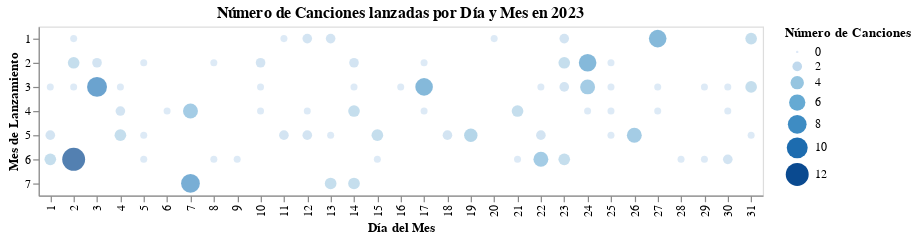

Write notebook code for a chart like this one.
### Code cell
# Agrupar el DataFrame por mes y día, y contar el número de canciones
grouped_df = df.groupby(['released_month', 'released_day']).size().reset_index(name='count')

# Generar gráfico de burbuja
bubble_chart = alt.Chart(grouped_df).mark_circle().encode(
    x=alt.X('released_day:O', title='Día del Mes'),
    y=alt.Y('released_month:O', title='Mes de Lanzamiento'),
    size=alt.Size('count:Q', title='Número de Canciones'),
    color=alt.Color('count:Q', scale=alt.Scale(scheme='blues'), legend=alt.Legend(title="Número de Canciones")),
    tooltip=['released_month', 'released_day', 'count']
).properties(
    title="Número de Canciones lanzadas por Día y Mes en 2023",
    width=600
)

# Imprimir el gráfico de burbuja
bubble_chart

### Figure 1 — Vega-Lite specification as saved in the notebook (floating-point values rounded to 4 significant figures)
{"config": {"view": {"continuousWidth": 400, "continuousHeight": 300}}, "data": {"name": "data-80125501683b7771240167ce7e19cd5b"}, "mark": "circle", "encoding": {"color": {"field": "count", "legend": {"title": "Número de Canciones"}, "scale": {"scheme": "blues"}, "type": "quantitative"}, "size": {"field": "count", "title": "Número de Canciones", "type": "quantitative"}, "tooltip": [{"field": "released_month", "type": "quantitative"}, {"field": "released_day", "type": "quantitative"}, {"field": "count", "type": "quantitative"}], "x": {"field": "released_day", "title": "Día del Mes", "type": "ordinal"}, "y": {"field": "released_month", "title": "Mes de Lanzamiento", "type": "ordinal"}}, "title": "Número de Canciones lanzadas por Día y Mes en 2023", "width": 600, "$schema": "https://vega.github.io/schema/vega-lite/v4.17.0.json", "datasets": {"data-80125501683b7771240167ce7e19cd5b": [{"released_month": 1, "released_day": 2, "count": 1}, {"released_month": 1, "released_day": 11, "count": 1}, {"released_month": 1, "released_day": 12, "count": 2}, {"released_month": 1, "released_day": 13, "count": 2}, {"released_month": 1, "released_day": 20, "count": 1}, {"released_month": 1, "released_day": 23, "count": 2}, {"released_month": 1, "released_day": 27, "count": 7}, {"released_month": 1, "released_day": 31, "count": 3}, {"released_month": 2, "released_day": 2, "count": 3}, {"released_month": 2, "released_day": 3, "count": 2}, {"released_month": 2, "released_day": 5, "count": 1}, {"released_month": 2, "released_day": 8, "count": 1}, {"released_month": 2, "released_day": 10, "count": 2}, {"released_month": 2, "released_day": 14, "count": 2}, {"released_month": 2, "released_day": 17, "count": 1}, {"released_month": 2, "released_day": 23, "count": 3}, {"released_month": 2, "released_day": 24, "count": 7}, {"released_month": 2, "released_day": 25, "count": 1}, {"released_month": 3, "released_day": 1, "count": 1}, {"released_month": 3, "released_day": 2, "count": 1}, {"released_month": 3, "released_day": 3, "count": 9}, {"released_month": 3, "released_day": 4, "count": 1}, {"released_month": 3, "released_day": 10, "count": 1}, {"released_month": 3, "released_day": 14, "count": 1}, {"released_month": 3, "released_day": 16, "count": 1}, {"released_month": 3, "released_day": 17, "count": 7}, {"released_month": 3, "released_day": 22, "count": 1}, {"released_month": 3, "released_day": 23, "count": 2}, {"released_month": 3, "released_day": 24, "count": 5}, {"released_month": 3, "released_day": 25, "count": 1}, {"released_month": 3, "released_day": 27, "count": 1}, {"released_month": 3, "released_day": 29, "count": 1}, {"released_month": 3, "released_day": 30, "count": 1}, {"released_month": 3, "released_day": 31, "count": 3}, {"released_month": 4, "released_day": 4, "count": 2}, {"released_month": 4, "released_day": 6, "count": 1}, {"released_month": 4, "released_day": 7, "count": 5}, {"released_month": 4, "released_day": 10, "count": 1}, {"released_month": 4, "released_day": 12, "count": 1}, {"released_month": 4, "released_day": 14, "count": 3}, {"released_month": 4, "released_day": 17, "count": 1}, {"released_month": 4, "released_day": 21, "count": 3}, {"released_month": 4, "released_day": 24, "count": 1}, {"released_month": 4, "released_day": 25, "count": 1}, {"released_month": 4, "released_day": 27, "count": 1}, {"released_month": 4, "released_day": 30, "count": 1}, {"released_month": 5, "released_day": 1, "count": 2}, {"released_month": 5, "released_day": 4, "count": 3}, {"released_month": 5, "released_day": 5, "count": 1}, {"released_month": 5, "released_day": 11, "count": 2}, {"released_month": 5, "released_day": 12, "count": 2}, {"released_month": 5, "released_day": 13, "count": 1}, {"released_month": 5, "released_day": 15, "count": 3}, {"released_month": 5, "released_day": 18, "count": 2}, {"released_month": 5, "released_day": 19, "count": 4}, {"released_month": 5, "released_day": 22, "count": 2}, {"released_month": 5, "released_day": 25, "count": 1}, {"released_month": 5, "released_day": 26, "count": 5}, {"released_month": 5, "released_day": 31, "count": 1}, {"released_month": 6, "released_day": 1, "count": 3}, {"released_month": 6, "released_day": 2, "count": 12}, {"released_month": 6, "released_day": 5, "count": 1}, {"released_month": 6, "released_day": 8, "count": 1}, {"released_month": 6, "released_day": 9, "count": 1}, {"released_month": 6, "released_day": 15, "count": 1}, {"released_month": 6, "released_day": 21, "count": 1}, {"released_month": 6, "released_day": 22, "count": 5}, {"released_month": 6, "released_day": 23, "count": 3}, {"released_month": 6, "released_day": 28, "count": 1}, {"released_month": 6, "released_day": 29, "count": 1}, {"released_month": 6, "released_day": 30, "count": 2}, {"released_month": 7, "released_day": 7, "count": 8}, {"released_month": 7, "released_day": 13, "count": 3}, {"released_month": 7, "released_day": 14, "count": 3}]}}
